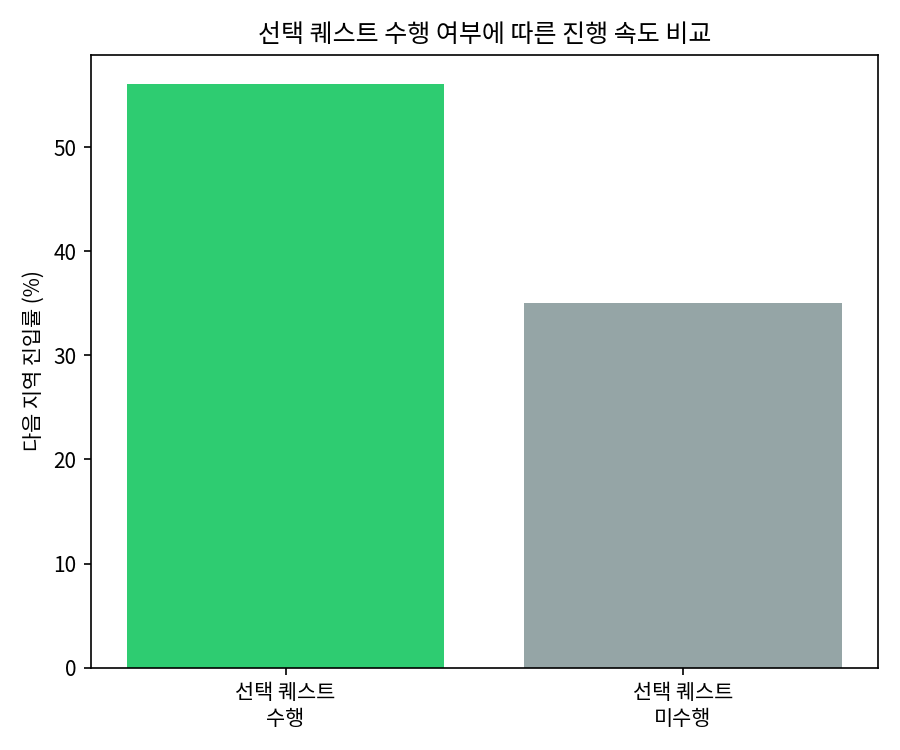

This figure's Python source:
"""
팰월드: 초중반 구간 선택 퀘스트(자원/티어 유도)의 효과 검증 (간결 버전)
==================================================================
[프로젝트 주도자 노트 — 가설은 본인이 직접 설계함]
필수 퀘스트만으로 기지 내실을 다지는 흐름과 별개로, 다른 NPC가 주는
선택 퀘스트(다음 지역 및 더 높은 티어의 광물/자원으로 유도하는 퀘스트)가
초중반 구간에서 실제로 진행 속도나 정착에 유의미한 영향을 줬는지를
가설로 세움:

  가설) 선택 퀘스트(자원/티어 유도)를 수행한 유저는, 수행하지 않은
        유저보다 다음 지역 진입률이 유의미하게 높을 것이다

[AI 협업 노트]
위 가설과 어떤 지표(다음 지역 진입률)로 검증할지에 대한 설계는 본인이
직접 함. 두 그룹을 비교하는 통계 코드와 시각화 구현은 Claude(AI)의
도움을 받아 작성함. 실제 로그 데이터가 없는 현재 단계이므로, 아래
수치는 가설 검증 "방법론"을 보여주기 위한 가정치이며 실측 데이터가 아님.
"""

import numpy as np
import pandas as pd
import matplotlib.pyplot as plt
import matplotlib.font_manager as fm

fm.fontManager.addfont("/usr/share/fonts/opentype/noto/NotoSansCJK-Regular.ttc")
plt.rcParams["font.family"] = "Noto Sans CJK JP"
plt.rcParams["axes.unicode_minus"] = False
np.random.seed(42)


# =====================================================================
# 1. (임시) 가상 유저 로그 생성 — 실제 사용 시 실제 진행 로그로 교체
#    (AI 협업 구간: 데이터 구조 설계 및 코드 구현)
# =====================================================================
def generate_mock_progress_log(n=2000):
    did_optional_quest = np.random.choice([True, False], n, p=[0.45, 0.55])
    # 선택 퀘스트 수행 여부에 따른 다음 지역 진입 확률 (가정치)
    base_rate = 0.35
    boost = 0.20
    prob = np.where(did_optional_quest, base_rate + boost, base_rate)
    reached_next_area = np.random.random(n) < prob
    return pd.DataFrame({
        "did_optional_quest": did_optional_quest,
        "reached_next_area": reached_next_area,
    })


df = generate_mock_progress_log()

# =====================================================================
# 2. 그룹 간 비교 (본인 주도 구간: 어떤 두 그룹을 비교할지 설계)
# =====================================================================
group_a = df[df["did_optional_quest"]]["reached_next_area"].mean()    # 선택 퀘스트 수행
group_b = df[~df["did_optional_quest"]]["reached_next_area"].mean()   # 미수행

print("=" * 60)
print("[선택 퀘스트 수행 여부에 따른 다음 지역 진입률]")
print("=" * 60)
print(f"선택 퀘스트 수행 그룹   : {group_a:.1%}  (n={df['did_optional_quest'].sum()})")
print(f"선택 퀘스트 미수행 그룹 : {group_b:.1%}  (n={(~df['did_optional_quest']).sum()})")
print(f"차이                    : {(group_a - group_b) * 100:.1f}%p")

# =====================================================================
# 3. 시각화
# =====================================================================
fig, ax = plt.subplots(figsize=(6, 5))
ax.bar(["선택 퀘스트\n수행", "선택 퀘스트\n미수행"], [group_a * 100, group_b * 100],
       color=["#2ecc71", "#95a5a6"])
ax.set_ylabel("다음 지역 진입률 (%)")
ax.set_title("선택 퀘스트 수행 여부에 따른 진행 속도 비교")
plt.tight_layout()
plt.savefig("/home/claude/palworld_optional_quest.png", dpi=150)
print("\n[차트 저장 완료] palworld_optional_quest.png")

# =====================================================================
# 4. 결론
# =====================================================================
print("\n" + "=" * 60)
print("[결론]")
print("=" * 60)
print(f"""
- 선택 퀘스트를 수행한 그룹의 다음 지역 진입률이 {(group_a - group_b) * 100:.0f}%p 더 높게 나타나,
  '초중반 방향성 안내 퀘스트가 진행에 유의미한 도움을 준다'는
  가설을 검증하는 방법론을 보여줌
- 위 수치는 본인이 세운 가설을 검증하는 절차를 시연하기 위한
  가정치이며, 실제 진행 로그 확보 시 재검증이 필요함
- 한계: '선택 퀘스트를 하는 유저가 애초에 더 적극적인 유저였을
  가능성(선택 편향)'을 배제하지 못함 — 실제 검증 시에는 신규 유저를
  무작위로 두 그룹에 배정하는 A/B 테스트 형태가 이상적임
""")
